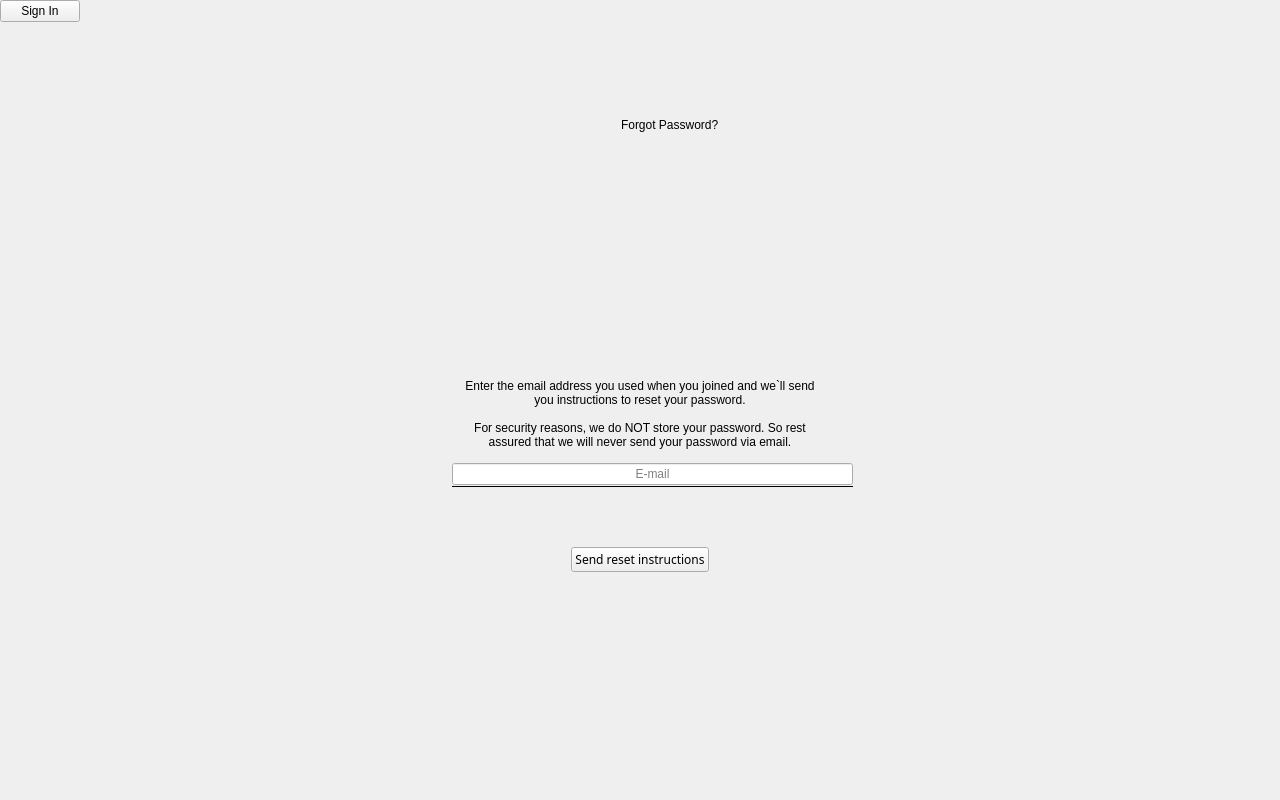
<?xml version="1.0" encoding="UTF-8"?>
<ui version="4.0">
 <class>ForgotPassword</class>
 <widget class="QWidget" name="ForgotPassword">
  <property name="geometry">
   <rect>
    <x>0</x>
    <y>0</y>
    <width>1280</width>
    <height>800</height>
   </rect>
  </property>
  <property name="windowTitle">
   <string>Form</string>
  </property>
  <layout class="QVBoxLayout" name="verticalLayout">
   <property name="spacing">
    <number>0</number>
   </property>
   <property name="leftMargin">
    <number>0</number>
   </property>
   <property name="topMargin">
    <number>0</number>
   </property>
   <property name="rightMargin">
    <number>0</number>
   </property>
   <property name="bottomMargin">
    <number>0</number>
   </property>
   <item>
    <layout class="QHBoxLayout" name="horizontalLayout_28">
     <property name="spacing">
      <number>0</number>
     </property>
     <item>
      <layout class="QVBoxLayout" name="verticalLayout_30">
       <property name="spacing">
        <number>0</number>
       </property>
       <item>
        <widget class="QPushButton" name="btBack">
         <property name="cursor">
          <cursorShape>PointingHandCursor</cursorShape>
         </property>
         <property name="focusPolicy">
          <enum>Qt::StrongFocus</enum>
         </property>
         <property name="text">
          <string>Sign In</string>
         </property>
         <property name="icon">
          <iconset resource="../resources/common/common.qrc">
           <normaloff>:/pics/back_icon.png</normaloff>:/pics/back_icon.png</iconset>
         </property>
         <property name="iconSize">
          <size>
           <width>44</width>
           <height>44</height>
          </size>
         </property>
         <property name="flat">
          <bool>false</bool>
         </property>
        </widget>
       </item>
       <item>
        <spacer name="verticalSpacer_25">
         <property name="orientation">
          <enum>Qt::Vertical</enum>
         </property>
         <property name="sizeType">
          <enum>QSizePolicy::Expanding</enum>
         </property>
         <property name="sizeHint" stdset="0">
          <size>
           <width>20</width>
           <height>20</height>
          </size>
         </property>
        </spacer>
       </item>
      </layout>
     </item>
     <item>
      <spacer name="horizontalSpacer_47">
       <property name="orientation">
        <enum>Qt::Horizontal</enum>
       </property>
       <property name="sizeType">
        <enum>QSizePolicy::Expanding</enum>
       </property>
       <property name="sizeHint" stdset="0">
        <size>
         <width>40</width>
         <height>20</height>
        </size>
       </property>
      </spacer>
     </item>
     <item>
      <layout class="QVBoxLayout" name="verticalLayout_20">
       <property name="spacing">
        <number>0</number>
       </property>
       <item>
        <spacer name="verticalSpacer_24">
         <property name="orientation">
          <enum>Qt::Vertical</enum>
         </property>
         <property name="sizeType">
          <enum>QSizePolicy::Fixed</enum>
         </property>
         <property name="sizeHint" stdset="0">
          <size>
           <width>20</width>
           <height>22</height>
          </size>
         </property>
        </spacer>
       </item>
       <item>
        <layout class="QVBoxLayout" name="verticalLayout_31">
         <item>
          <widget class="QLabel" name="lbTitle">
           <property name="text">
            <string>Forgot Password?</string>
           </property>
          </widget>
         </item>
        </layout>
       </item>
      </layout>
     </item>
     <item>
      <spacer name="horizontalSpacer_48">
       <property name="orientation">
        <enum>Qt::Horizontal</enum>
       </property>
       <property name="sizeType">
        <enum>QSizePolicy::Expanding</enum>
       </property>
       <property name="sizeHint" stdset="0">
        <size>
         <width>40</width>
         <height>20</height>
        </size>
       </property>
      </spacer>
     </item>
     <item>
      <layout class="QVBoxLayout" name="verticalLayout_32">
       <property name="spacing">
        <number>0</number>
       </property>
       <item>
        <widget class="QWidget" name="wgBackSpacing" native="true"/>
       </item>
       <item>
        <spacer name="verticalSpacer_28">
         <property name="orientation">
          <enum>Qt::Vertical</enum>
         </property>
         <property name="sizeType">
          <enum>QSizePolicy::Expanding</enum>
         </property>
         <property name="sizeHint" stdset="0">
          <size>
           <width>20</width>
           <height>20</height>
          </size>
         </property>
        </spacer>
       </item>
      </layout>
     </item>
    </layout>
   </item>
   <item>
    <layout class="QVBoxLayout" name="verticalLayout_3">
     <property name="spacing">
      <number>0</number>
     </property>
     <item>
      <spacer name="verticalSpacer_3">
       <property name="orientation">
        <enum>Qt::Vertical</enum>
       </property>
       <property name="sizeType">
        <enum>QSizePolicy::Fixed</enum>
       </property>
       <property name="sizeHint" stdset="0">
        <size>
         <width>20</width>
         <height>151</height>
        </size>
       </property>
      </spacer>
     </item>
     <item>
      <widget class="QLabel" name="lblTextFirst">
       <property name="text">
        <string>&lt;html&gt;&lt;head/&gt;&lt;body&gt;&lt;p align=&quot;center&quot;&gt;Enter the email address you used when you joined and we`ll send&lt;br&gt;you instructions to reset your password.&lt;/p&gt;&lt;/body&gt;&lt;/html&gt;</string>
       </property>
       <property name="alignment">
        <set>Qt::AlignCenter</set>
       </property>
      </widget>
     </item>
     <item>
      <spacer name="verticalSpacer_5">
       <property name="orientation">
        <enum>Qt::Vertical</enum>
       </property>
       <property name="sizeType">
        <enum>QSizePolicy::Fixed</enum>
       </property>
       <property name="sizeHint" stdset="0">
        <size>
         <width>20</width>
         <height>14</height>
        </size>
       </property>
      </spacer>
     </item>
     <item>
      <widget class="QLabel" name="lblTextSecond">
       <property name="text">
        <string>For security reasons, we do NOT store your password. So rest&lt;br&gt;assured that we will never send your password via email.</string>
       </property>
       <property name="alignment">
        <set>Qt::AlignCenter</set>
       </property>
      </widget>
     </item>
     <item>
      <widget class="QLabel" name="lbMessage">
       <property name="text">
        <string/>
       </property>
       <property name="alignment">
        <set>Qt::AlignCenter</set>
       </property>
      </widget>
     </item>
    </layout>
   </item>
   <item>
    <layout class="QHBoxLayout" name="horizontalLayout_14">
     <property name="spacing">
      <number>0</number>
     </property>
     <item>
      <spacer name="horizontalSpacer">
       <property name="orientation">
        <enum>Qt::Horizontal</enum>
       </property>
       <property name="sizeHint" stdset="0">
        <size>
         <width>40</width>
         <height>20</height>
        </size>
       </property>
      </spacer>
     </item>
     <item>
      <widget class="QWidget" name="wgEdits" native="true">
       <layout class="QHBoxLayout" name="horizontalLayout_3">
        <property name="spacing">
         <number>18</number>
        </property>
        <property name="leftMargin">
         <number>0</number>
        </property>
        <property name="topMargin">
         <number>0</number>
        </property>
        <property name="rightMargin">
         <number>0</number>
        </property>
        <property name="bottomMargin">
         <number>0</number>
        </property>
        <item>
         <widget class="QLabel" name="lblMail">
          <property name="sizePolicy">
           <sizepolicy hsizetype="Fixed" vsizetype="Fixed">
            <horstretch>0</horstretch>
            <verstretch>0</verstretch>
           </sizepolicy>
          </property>
          <property name="text">
           <string/>
          </property>
          <property name="scaledContents">
           <bool>true</bool>
          </property>
         </widget>
        </item>
        <item>
         <layout class="QVBoxLayout" name="verticalLayout_5">
          <property name="spacing">
           <number>0</number>
          </property>
          <item>
           <widget class="QLineEdit" name="edMail">
            <property name="text">
             <string/>
            </property>
            <property name="maxLength">
             <number>336</number>
            </property>
            <property name="alignment">
             <set>Qt::AlignCenter</set>
            </property>
            <property name="placeholderText">
             <string>E-mail</string>
            </property>
           </widget>
          </item>
          <item>
           <widget class="Line" name="lineMail">
            <property name="frameShadow">
             <enum>QFrame::Plain</enum>
            </property>
            <property name="midLineWidth">
             <number>1</number>
            </property>
            <property name="orientation">
             <enum>Qt::Horizontal</enum>
            </property>
           </widget>
          </item>
         </layout>
        </item>
       </layout>
      </widget>
     </item>
     <item>
      <spacer name="horizontalSpacer_2">
       <property name="orientation">
        <enum>Qt::Horizontal</enum>
       </property>
       <property name="sizeHint" stdset="0">
        <size>
         <width>40</width>
         <height>20</height>
        </size>
       </property>
      </spacer>
     </item>
    </layout>
   </item>
   <item>
    <spacer name="verticalSpacer">
     <property name="orientation">
      <enum>Qt::Vertical</enum>
     </property>
     <property name="sizeType">
      <enum>QSizePolicy::Fixed</enum>
     </property>
     <property name="sizeHint" stdset="0">
      <size>
       <width>20</width>
       <height>59</height>
      </size>
     </property>
    </spacer>
   </item>
   <item>
    <layout class="QHBoxLayout" name="horizontalLayout_22">
     <property name="topMargin">
      <number>0</number>
     </property>
     <item>
      <spacer name="horizontalSpacer_37">
       <property name="orientation">
        <enum>Qt::Horizontal</enum>
       </property>
       <property name="sizeType">
        <enum>QSizePolicy::Expanding</enum>
       </property>
       <property name="sizeHint" stdset="0">
        <size>
         <width>40</width>
         <height>20</height>
        </size>
       </property>
      </spacer>
     </item>
     <item>
      <widget class="QPushButton" name="btSend">
       <property name="enabled">
        <bool>true</bool>
       </property>
       <property name="font">
        <font>
         <family>Regular</family>
         <weight>50</weight>
         <italic>false</italic>
         <bold>false</bold>
        </font>
       </property>
       <property name="focusPolicy">
        <enum>Qt::StrongFocus</enum>
       </property>
       <property name="text">
        <string>Send reset instructions</string>
       </property>
       <property name="flat">
        <bool>false</bool>
       </property>
      </widget>
     </item>
     <item>
      <spacer name="horizontalSpacer_38">
       <property name="orientation">
        <enum>Qt::Horizontal</enum>
       </property>
       <property name="sizeHint" stdset="0">
        <size>
         <width>40</width>
         <height>20</height>
        </size>
       </property>
      </spacer>
     </item>
    </layout>
   </item>
   <item>
    <spacer name="verticalSpacer_2">
     <property name="orientation">
      <enum>Qt::Vertical</enum>
     </property>
     <property name="sizeType">
      <enum>QSizePolicy::Expanding</enum>
     </property>
     <property name="sizeHint" stdset="0">
      <size>
       <width>20</width>
       <height>226</height>
      </size>
     </property>
    </spacer>
   </item>
  </layout>
 </widget>
 <resources>
  <include location="../resources/common/common.qrc"/>
  <include location="../resources/common/common.qrc"/>
 </resources>
 <connections/>
</ui>
